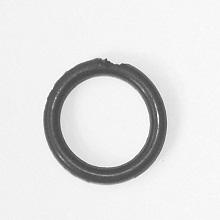
#> input picture Orings/Oring1.jpg, 220 x 220 px, found by its file name; its folder holds only this picture in this run
$ python opencv_starter.py
#> lines starting #> are read from the running program, lines starting #| are printed output that depends on the picture; after the words box and inside, x2 and y2 are one past the last pixel; in counts of white or black regions, pixels touching at a corner belong together
#pip install numpy
#pip install matplotlib
#pip install scipy
#pip install scikit-image
#pip install opencv-contrib-python

import cv2 as cv
import numpy as np
import time
import matplotlib.pyplot as plt

#read in an image into memory
#img = cv.imread('C:/Users/joshu/OneDrive/Documents/GitHub/ComputerVision/Orings/Oring1.jpg',0)
for i in range(1,16):
    print("Oring img: " + str(i))
    path = 'C:/Users/joshu/OneDrive/Documents/GitHub/ComputerVision/Orings/Oring' + str(i) + '.jpg'
    img = cv.imread(path,0)
#> img is the input picture: shape (220, 220); min 55, max 255, mean 225.2
    copy = img.copy()
#check out some of its pixel values...img[x,y]..try different x and y values
    x = 100
    y = 100
    pix = img[x,y]
#> pix = 242
    print("The pixel value at image location [" + str(x) + "," + str(y) + "] is:" + str(pix))
#| The pixel value at image location [100,100] is:242

#histogram
    plt.figure(figsize=(10,5))
    plt.hist(img.ravel(),256,[0,256])
    plt.title('Histogram of Image')
    plt.xlabel('Pixel Value')
    plt.ylabel('Frequency')
    plt.show()
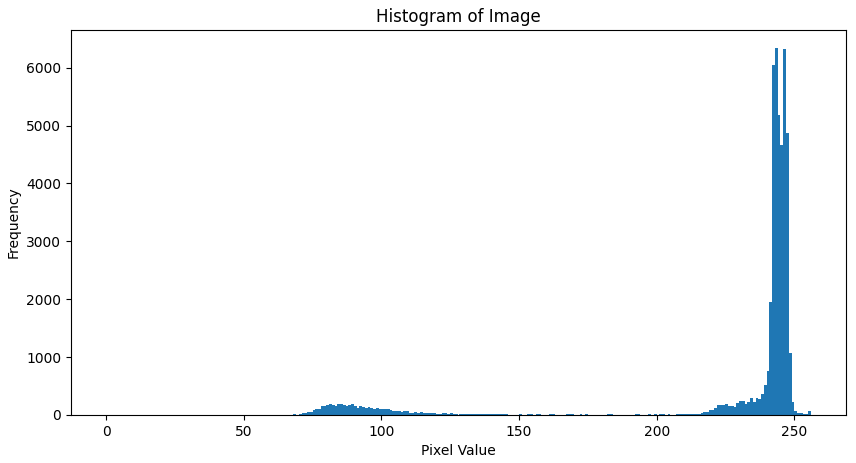
#> figure drawn by matplotlib, 1 panel; tallest bar 6333 high, from x = 243 to 244

#auto thresholding with otsus method from lecture 2
    hist = np.histogram(img.ravel(), 256, (0,256))[0]#gets graph of pixel values
#> hist = 256 values, max 6333 at index 243, min 0 at index 0, mean 189.1
    total = img.size#number of pixels in the img
#> total = 48400
    sum_total = 0#gets sum of pixels from img
    for t in range(256):
        sum_total += t * hist[t]
#> this loop made 256 passes
#> sum_total on passes 1 to 3: 0, 0, 0
#> after the loop, sum_total = 10901821
    sumB = 0#gets sum of pixels for background and foreground
    wB = 0
    varMax = 0
    threshold = 0
    for t in range(256):#test all threshld values
        wB += hist[t] #weight background/adddes pixels to background
        if wB == 0:
            continue
        wF = total - wB#weight foreground/whatever pixels are left are for foreground
        if wF == 0:
            break
        sumB += t * hist[t]#adds pixels to background sum
        mB = sumB / wB #mean background/gets average pixel value for background
        mF = (sum_total - sumB) / wF #mean foreground/gets average pixel value for foreground
        varBetween = wB * wF * (mB - mF) * (mB - mF) #between class variance/gets the variance between the two classes
        if varBetween > varMax:#if the variance is bigger than the max then it becomes new max and threshold is the current t value
            varMax = varBetween
            threshold = t
#> this loop made 256 passes
#> (wB, wF, sumB, mB, mF, varMax) on passes 56, 58, 62, 63, 65, 66, 67, 68, 69, 70, 71, 72: (1, 48399, 55, 55, 225.2, 1.4e+09), (2, 48398, 112, 56, 225.3, 2.77e+09), (3, 48397, 173, 57.67, 225.3, 4.08e+09), (4, 48396, 235, 58.75, 225.3, 5.37e+09), (5, 48395, 299, 59.8, 225.3, 6.62e+09), (8, 48392, 494, 61.75, 225.3, 1.04e+10), (10, 48390, 626, 62.6, 225.3, 1.28e+10), (17, 48383, 1095, 64.41, 225.3, 2.13e+10), (29, 48371, 1911, 65.9, 225.3, 3.57e+10), (36, 48364, 2394, 66.5, 225.4, 4.39e+10), (61, 48339, 4144, 67.93, 225.4, 7.32e+10), (89, 48311, 6132, 68.9, 225.5, 1.05e+11)
#> after the loop, sumB = 10883716; threshold = 169; varMax = 5.19e+12; wB = 48400
    print("auto thresholding", threshold)
#| auto thresholding 169


#pixiel img
    before = time.time()
    for x in range(0, img.shape[0]):
        for y in range(0, img.shape[1]):
            if img[x,y] > threshold:
                img[x,y] = 255
            else:
                img[x,y] = 0
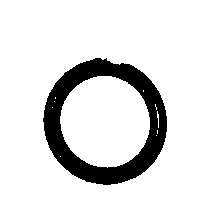
#> img: shape (220, 220); 88.3% white; 1 black region, box (x1, y1, x2, y2) and area: (43, 58, 167, 185) 5686
    after = time.time()
    print("Time taken to process hand coded thresholding: " + str(after-before))

    #binary morphology
    SE = np.array([[0,1,0],#circle structure cuz rings are circuls
                  [1,1,1],
                  [0,1,0]])

    dilated = img.copy()

    for x in range(1, img.shape[0]-1):#goes to img but edges are blocked
        for y in range(1, img.shape[1]-1):
            neighbourhood = img[x-1:x+2, y-1:y+2]#looks at the area around the pixel
            if np.any(neighbourhood == 255):#looks to find a white pixel in the neighbourhood then it sets the current pixel to white
                dilated[x,y] = 255
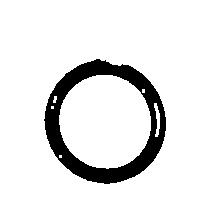
#> dilated: shape (220, 220); 90.3% white; 1 black region, box (x1, y1, x2, y2) and area: (44, 59, 166, 184) 4689

#erosion
    closed = dilated.copy()#copies the dilated img to get erosion
    for x in range(1, dilated.shape[0]-1):#also goes to img
        for y in range(1, dilated.shape[1]-1):
            neighbourhood = dilated[x-1:x+2, y-1:y+2]#also looks at the area around the pixel
            if np.any(neighbourhood == 0):#same but instead of looking for white its black and current pixel is turned black
                closed[x,y] = 0
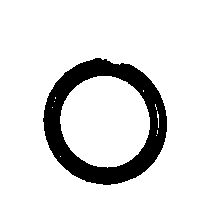
#> closed: shape (220, 220); 88.3% white; 1 black region, box (x1, y1, x2, y2) and area: (43, 58, 167, 185) 5685

#region analysis
    area = np.sum(closed == 255)#gets the white pixels in the last img
#> area = 42715
    print("area:", area)
#| area: 42715
    if area > 4000:#how much the ring takes up if it takes a enough space its probably a good if it dosent take enough space its bad
        result ="good"
    else:
        result = "bad"
    print("ring:", result)


#text
    text1 = "threshold: " + str(threshold)
#> text1 = 'threshold: 169'
    text2 = "time: " + str(after-before)
    font = cv.FONT_HERSHEY_SIMPLEX
    height = img.shape[0]#for the placement of text
#> height = 220
    cv.putText(img,text1,(10,40),font, 0.4,(0,0,255),1)
    cv.putText(img,text2,(10,height-10), font, 0.4,(0,0,255),1)
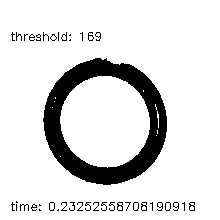
#> img: shape (220, 220); 86.9% white; 41 black regions (19 under 20 px), largest, box (x1, y1, x2, y2) and area: (43, 58, 167, 185) 5686, (117, 202, 123, 211) 29, (141, 202, 147, 211) 29
#> (the run stopped early here; a loop or call above may not have finished)
